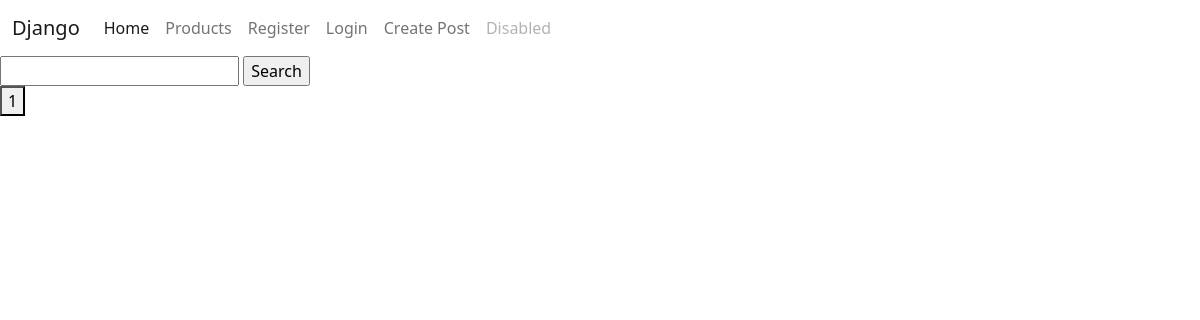
Page /posts/?page=2 on the earlier database version.
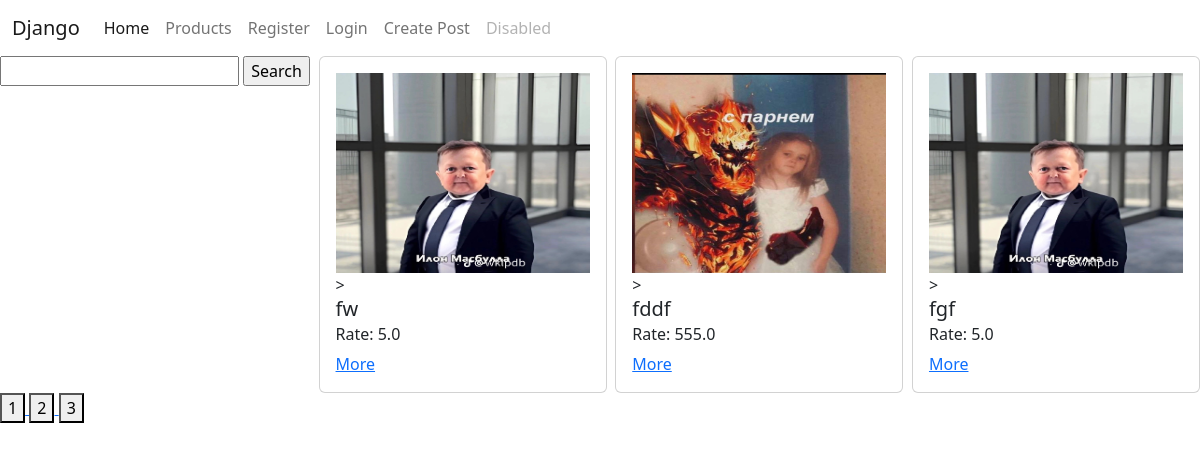
Same page on the later database version.
### posts/models.py (models this page shows)
class Post(models.Model):
    image = models.ImageField()
    title = models.CharField(max_length=255)
    description = models.TextField()
    rate = models.FloatField()
    created_date = models.DateField(auto_now=True)
    modified_date = models.DateField(auto_now_add=True)

### posts/views.py (the view)
# urls.py: path('posts/', posts_view),
def posts_view(request):
    if request.method == 'GET':
        posts = Post.objects.all()
        search = request.GET.get('search')
        page = int(request.GET.get('page', 1))
        max_page = posts.__len__() / PAGINATION_LIMIT
        if round(max_page) < max_page:
            max_page = round(max_page) + 1
        else:
            max_page = round(max_page)
        posts = posts[PAGINATION_LIMIT *(page-1):PAGINATION_LIMIT * page]
        if search:
            posts = posts.filter(
                Q(title__icontains=search) |
                Q(description__icontains=search))
        context = {
            'posts': posts,
            'user': request.user,
            'pages': range(1, max_page+1)
        }
        return render(request, 'products/posts.html', context=context)

### templates/products/posts.html
{% extends 'layouts/index.html' %}
{% block content %}
    <div style="display: flex; justify-content: space-between; flex-wrap: wrap ">
        <div class="search">
            <form action="/posts/" method="get">
                <input type="text" name="search">
                <input type="submit" value="Search">
            </form>
        </div>
        {% for post in posts %}
            <div class="card" style="width: 18rem;">
                <div class="card-body">
                    <div class='img'>
                        <img style="width: 100%; height: 200px" src="/media/{{ post.image }}" alt="oops">
                    </div>>
                    <h5 class="card-title"> {{ post.title }}</h5>
                    <h6 class="card-subtitle mb-2 text-body-secondary">Rate: {{ post.rate }}</h6>
                    <a href="/posts/{{ post.id }}" class="card-link">More</a>
                </div>
            </div>
        {% endfor %}
    </div>
         <div class="pages">
            {% for page in pages %}
            <a href="/posts/?page={{ page }}">
                <button>
                    {{ page }}
                </button>
            </a>
            {% endfor %}
        </div>
{% endblock %}

### templates/layouts/index.html (shortened to what this page needs)
<!doctype html>
<html lang="en">
<head>
    <link rel="stylesheet" href="https://cdn.jsdelivr.net/npm/bootstrap@5.2.3/dist/css/bootstrap.min.css">
</head>
<body>
<nav class="navbar navbar-expand-lg bg-body-tertiary">
  <div class="container-fluid">
    <a class="navbar-brand" href="#">Django</a>
    <div class="collapse navbar-collapse" id="navbarNav">
      <ul class="navbar-nav">
        <li class="nav-item">
          <a class="nav-link active" aria-current="page" href="/">Home</a>
        </li>
        <li class="nav-item">
          <a class="nav-link" href="/posts/">Products</a>
        </li>
        {% if user.is_anonymous %}
            <li class="nav-item">
                <a class="nav-link" href="/users/register/">Register</a>
            </li>
            <li class="nav-item">
                <a class="nav-link" href="/users/login/">Login</a>
            </li>
        {% endif %}
        <li class="nav-item">
          <a class="nav-link" href="/posts/create/">Create Post</a>
        </li>
        <li class="nav-item">
          <a class="nav-link disabled">Disabled</a>
        </li>
      </ul>
    </div>
  </div>
</nav>
{% block content %}
{% endblock %}
</body>
</html>

Differences in the rows shown:
added Post: image (picture), title "fw", rate "5.0"
added Post: image (picture), title "fddf", rate "555.0"
added Post: image (picture), title "fgf", rate "5.0"
Other differences:
new list line: "2"
new list line: "3"
